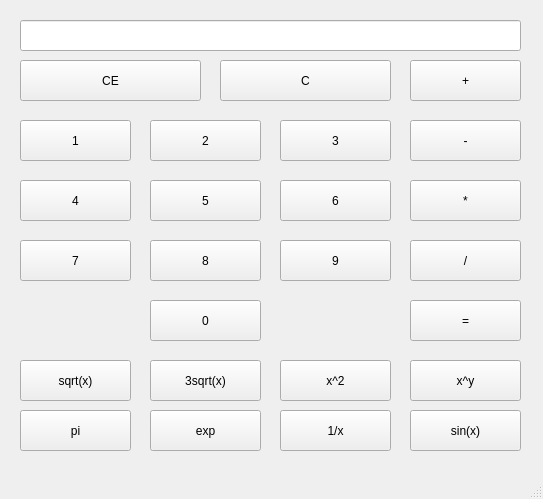
<?xml version="1.0" encoding="UTF-8"?>
<ui version="4.0">
 <class>MainWindow</class>
 <widget class="QMainWindow" name="MainWindow">
  <property name="enabled">
   <bool>true</bool>
  </property>
  <property name="geometry">
   <rect>
    <x>0</x>
    <y>0</y>
    <width>543</width>
    <height>499</height>
   </rect>
  </property>
  <property name="windowTitle">
   <string>MainWindow</string>
  </property>
  <widget class="QWidget" name="centralwidget">
   <widget class="QLineEdit" name="resultLine">
    <property name="geometry">
     <rect>
      <x>20</x>
      <y>20</y>
      <width>501</width>
      <height>31</height>
     </rect>
    </property>
   </widget>
   <widget class="QPushButton" name="plusButton">
    <property name="geometry">
     <rect>
      <x>410</x>
      <y>60</y>
      <width>111</width>
      <height>41</height>
     </rect>
    </property>
    <property name="text">
     <string>+</string>
    </property>
   </widget>
   <widget class="QPushButton" name="oneBut">
    <property name="geometry">
     <rect>
      <x>20</x>
      <y>120</y>
      <width>111</width>
      <height>41</height>
     </rect>
    </property>
    <property name="text">
     <string>1</string>
    </property>
   </widget>
   <widget class="QPushButton" name="twoBut">
    <property name="geometry">
     <rect>
      <x>150</x>
      <y>120</y>
      <width>111</width>
      <height>41</height>
     </rect>
    </property>
    <property name="text">
     <string>2</string>
    </property>
   </widget>
   <widget class="QPushButton" name="threeBut">
    <property name="geometry">
     <rect>
      <x>280</x>
      <y>120</y>
      <width>111</width>
      <height>41</height>
     </rect>
    </property>
    <property name="text">
     <string>3</string>
    </property>
   </widget>
   <widget class="QPushButton" name="clearAll">
    <property name="geometry">
     <rect>
      <x>20</x>
      <y>60</y>
      <width>181</width>
      <height>41</height>
     </rect>
    </property>
    <property name="text">
     <string>CE</string>
    </property>
   </widget>
   <widget class="QPushButton" name="deleteItem">
    <property name="geometry">
     <rect>
      <x>220</x>
      <y>60</y>
      <width>171</width>
      <height>41</height>
     </rect>
    </property>
    <property name="text">
     <string>C</string>
    </property>
   </widget>
   <widget class="QPushButton" name="equalButton">
    <property name="geometry">
     <rect>
      <x>410</x>
      <y>300</y>
      <width>111</width>
      <height>41</height>
     </rect>
    </property>
    <property name="text">
     <string>=</string>
    </property>
   </widget>
   <widget class="QPushButton" name="fourBut">
    <property name="geometry">
     <rect>
      <x>20</x>
      <y>180</y>
      <width>111</width>
      <height>41</height>
     </rect>
    </property>
    <property name="text">
     <string>4</string>
    </property>
   </widget>
   <widget class="QPushButton" name="fiveBut">
    <property name="geometry">
     <rect>
      <x>150</x>
      <y>180</y>
      <width>111</width>
      <height>41</height>
     </rect>
    </property>
    <property name="text">
     <string>5</string>
    </property>
   </widget>
   <widget class="QPushButton" name="sixBut">
    <property name="geometry">
     <rect>
      <x>280</x>
      <y>180</y>
      <width>111</width>
      <height>41</height>
     </rect>
    </property>
    <property name="text">
     <string>6</string>
    </property>
   </widget>
   <widget class="QPushButton" name="sevenBut">
    <property name="geometry">
     <rect>
      <x>20</x>
      <y>240</y>
      <width>111</width>
      <height>41</height>
     </rect>
    </property>
    <property name="text">
     <string>7</string>
    </property>
   </widget>
   <widget class="QPushButton" name="eightBut">
    <property name="geometry">
     <rect>
      <x>150</x>
      <y>240</y>
      <width>111</width>
      <height>41</height>
     </rect>
    </property>
    <property name="text">
     <string>8</string>
    </property>
   </widget>
   <widget class="QPushButton" name="nineBut">
    <property name="geometry">
     <rect>
      <x>280</x>
      <y>240</y>
      <width>111</width>
      <height>41</height>
     </rect>
    </property>
    <property name="text">
     <string>9</string>
    </property>
   </widget>
   <widget class="QPushButton" name="minusButton">
    <property name="geometry">
     <rect>
      <x>410</x>
      <y>120</y>
      <width>111</width>
      <height>41</height>
     </rect>
    </property>
    <property name="text">
     <string>-</string>
    </property>
   </widget>
   <widget class="QPushButton" name="multButton">
    <property name="geometry">
     <rect>
      <x>410</x>
      <y>180</y>
      <width>111</width>
      <height>41</height>
     </rect>
    </property>
    <property name="text">
     <string>*</string>
    </property>
   </widget>
   <widget class="QPushButton" name="divideButton">
    <property name="geometry">
     <rect>
      <x>410</x>
      <y>240</y>
      <width>111</width>
      <height>41</height>
     </rect>
    </property>
    <property name="text">
     <string>/</string>
    </property>
   </widget>
   <widget class="QPushButton" name="zeroBut">
    <property name="geometry">
     <rect>
      <x>150</x>
      <y>300</y>
      <width>111</width>
      <height>41</height>
     </rect>
    </property>
    <property name="text">
     <string>0</string>
    </property>
   </widget>
   <widget class="QPushButton" name="degreeButton">
    <property name="geometry">
     <rect>
      <x>280</x>
      <y>360</y>
      <width>111</width>
      <height>41</height>
     </rect>
    </property>
    <property name="text">
     <string>x^2</string>
    </property>
   </widget>
   <widget class="QPushButton" name="radicalButton">
    <property name="geometry">
     <rect>
      <x>20</x>
      <y>360</y>
      <width>111</width>
      <height>41</height>
     </rect>
    </property>
    <property name="text">
     <string>sqrt(x)</string>
    </property>
   </widget>
   <widget class="QPushButton" name="exponButton">
    <property name="geometry">
     <rect>
      <x>150</x>
      <y>410</y>
      <width>111</width>
      <height>41</height>
     </rect>
    </property>
    <property name="text">
     <string>exp</string>
    </property>
   </widget>
   <widget class="QPushButton" name="degreeToYButton">
    <property name="geometry">
     <rect>
      <x>410</x>
      <y>360</y>
      <width>111</width>
      <height>41</height>
     </rect>
    </property>
    <property name="text">
     <string>x^y</string>
    </property>
   </widget>
   <widget class="QPushButton" name="numPIButton">
    <property name="geometry">
     <rect>
      <x>20</x>
      <y>410</y>
      <width>111</width>
      <height>41</height>
     </rect>
    </property>
    <property name="text">
     <string>pi</string>
    </property>
   </widget>
   <widget class="QPushButton" name="sinButton">
    <property name="geometry">
     <rect>
      <x>410</x>
      <y>410</y>
      <width>111</width>
      <height>41</height>
     </rect>
    </property>
    <property name="text">
     <string>sin(x)</string>
    </property>
   </widget>
   <widget class="QPushButton" name="reverseButton">
    <property name="geometry">
     <rect>
      <x>280</x>
      <y>410</y>
      <width>111</width>
      <height>41</height>
     </rect>
    </property>
    <property name="text">
     <string>1/x</string>
    </property>
   </widget>
   <widget class="QPushButton" name="thirdRadicalButton">
    <property name="geometry">
     <rect>
      <x>150</x>
      <y>360</y>
      <width>111</width>
      <height>41</height>
     </rect>
    </property>
    <property name="text">
     <string>3sqrt(x)</string>
    </property>
   </widget>
  </widget>
  <widget class="QMenuBar" name="menubar">
   <property name="geometry">
    <rect>
     <x>0</x>
     <y>0</y>
     <width>543</width>
     <height>21</height>
    </rect>
   </property>
  </widget>
  <widget class="QStatusBar" name="statusbar"/>
 </widget>
 <resources/>
 <connections/>
</ui>
